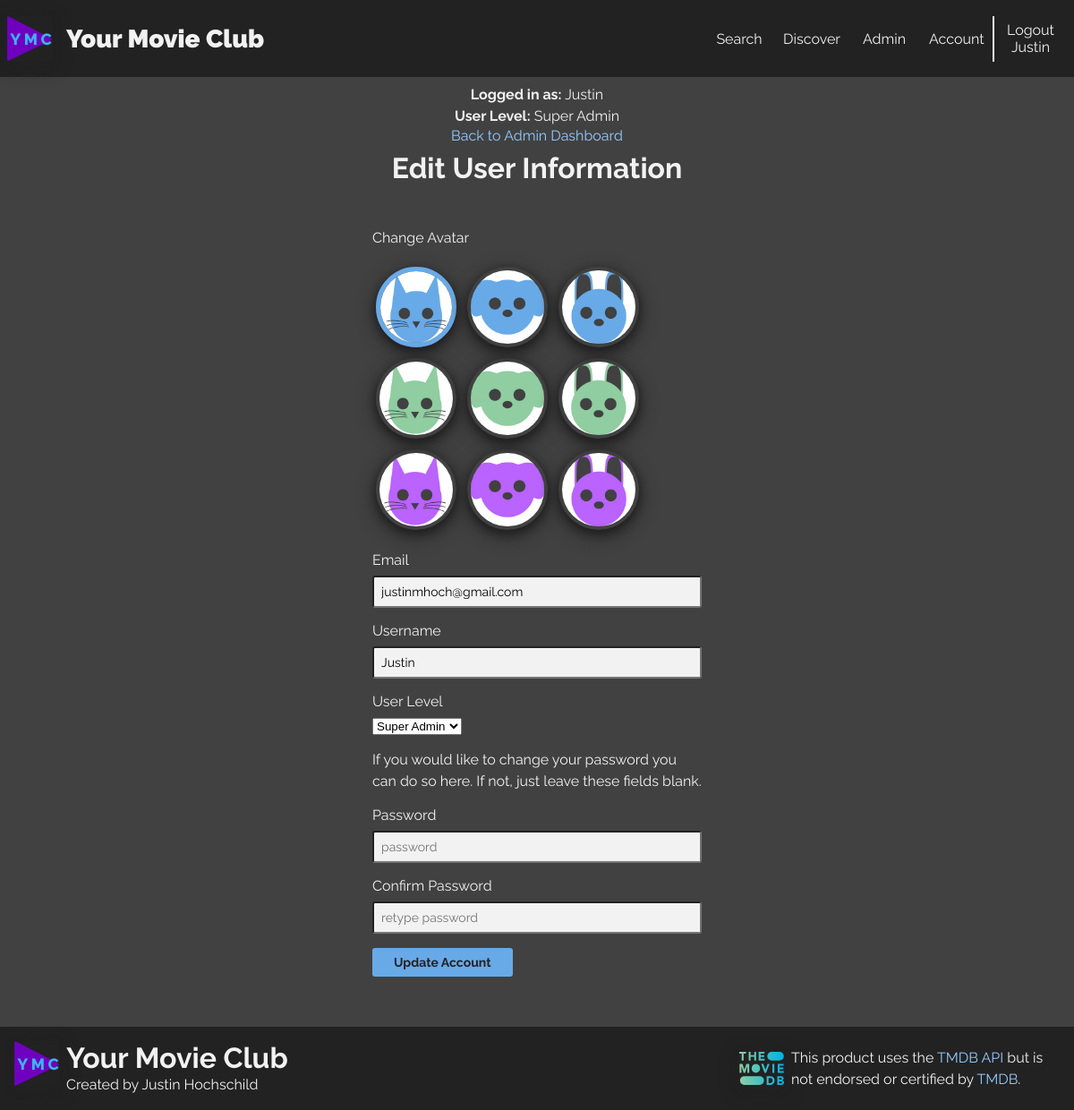
Screenshot of /admin/edit-user?id=1 (signed in) with the database file from the repository.
### tables this page shows
CREATE TABLE `users` (
  `id` int(11) NOT NULL,
  `username` varchar(255) DEFAULT NULL,
  `email` varchar(255) DEFAULT NULL,
  `password` varchar(255) DEFAULT NULL,
  `date_created` date DEFAULT NULL,
  `user_level` int(11) DEFAULT NULL,
  `avatar_path` varchar(255) DEFAULT NULL
);

### private/initialize.php (called while the page is built, shortened)
<?php
  require_once('functions.php');
  include('classes/databaseobject.class.php');
  include('classes/user.class.php');
  include('classes/session.class.php');
  $session = new Session;
?>

### private/classes/session.class.php (called while the page is built, shortened)
<?php
class Session {
  public $user_id;
  public $user_level;
  private $last_login;
  public function get_level_name() {
    return self::USER_LEVEL_NAME[$this->user_level];
  }
  public function is_logged_in() {
    return isset($this->user_id) && $this->last_login_is_recent();
  }
  public function is_admin() {
    return $this->user_level == 2 || $this->user_level == 3 ? true : false;
  }
  private function check_stored_login() {
    if(isset($_SESSION['user_id'])) {
      $this->user_id = $_SESSION['user_id'];
      $this->username = $_SESSION['username'];
      $this->user_level = $_SESSION['user_level'];
      $this->last_login = $_SESSION['last_login'];
    }
  }
  private function last_login_is_recent() {
    if(!isset($this->last_login)) {
      return false;
    } elseif(($this->last_login + self::MAX_LOGIN_AGE) < time()) {
      return false;
    } else {
      return true;
    }
  }
}
?>

### private/classes/databaseobject.class.php (called while the page is built, shortened)
<?php
class DatabaseObject {
  static protected $database;
  static protected $table_name = "";
  static public function set_database($database) {
    self::$database = $database;
  }
  static public function find_by_sql($sql) {
    $result = self::$database->query($sql);
    $object_array = [];
    while($record = $result->fetch(PDO::FETCH_ASSOC)) {
        $object_array[] = static::instantiate($record);
    }
    return $object_array;
  }
  static public function find_by_id($id) {
    $sql = "SELECT * FROM " . static::$table_name . " ";
    $sql .= "WHERE id=" . self::$database->quote($id);
    $object_array = static::find_by_sql($sql);
    if(!empty($object_array)) {
      return array_shift($object_array);
    } else {
      return false;
    }
  }
  static public function instantiate($record) {
    $object = new static;
    foreach($record as $property => $value) {
      if(property_exists($object, $property)) {
        $object->$property = $value;
      }
    }
    return $object;
  }
}
?>

### private/functions.php (called while the page is built, shortened)
<?php
function h($string="") {
  return htmlspecialchars($string);
}
?>

### private/classes/user.class.php (called while the page is built, shortened)
<?php
class User extends DatabaseObject {
  public function __construct($args=[]) {
    $this->unhashed_password = $args['unhashed_password'] ?? '';
    $this->confirm_password = $args['confirm_password'] ?? '';
  }
}
?>

### admin/edit-user.php (the view, shortened to what this page needs)
<?php
require_once('../private/initialize.php');
$id = $_GET['id'];
$user = User::find_by_id($id);
$admin_title='Edit User Information';
include(SHARED_PATH . '/header.php');
include(SHARED_PATH . '/admin-header.php');
?>
<div class="forms">
  <form action="/admin/edit-user?id=<?php echo $id; ?>" method="post">
    <p>Change Avatar</p>
    <div id="avatar">
      <label class="avatar-radio" for="avatar1">
        <img src="/images/user/blue-cat.webp" alt="blue cat avatar" height="250" width="250" loading=“lazy” decoding=“async>
      </label>
      <label class="avatar-radio" for="avatar2">
        <img src="/images/user/blue-dog.webp" alt="blue dog avatar" height="250" width="250" loading=“lazy” decoding=“async>
      </label>
      <label class="avatar-radio" for="avatar3">
        <img src="/images/user/blue-rabbit.webp" alt="blue rabbit avatar" height="250" width="250" loading=“lazy” decoding=“async>
      </label>
      <label class="avatar-radio" for="avatar4">
        <img src="/images/user/green-cat.webp" alt="green cat avatar" height="250" width="250" loading=“lazy” decoding=“async>
      </label>
      <label class="avatar-radio" for="avatar5">
        <img src="/images/user/green-dog.webp" alt="green dog avatar" height="250" width="250" loading=“lazy” decoding=“async>
      </label>
      <label class="avatar-radio" for="avatar6">
        <img src="/images/user/green-rabbit.webp" alt="green rabbit avatar" height="250" width="250" loading=“lazy” decoding=“async>
      </label>
      <label class="avatar-radio" for="avatar7">
        <img src="/images/user/purple-cat.webp" alt="purple cat avatar" height="250" width="250" loading=“lazy” decoding=“async>
      </label>
      <label class="avatar-radio" for="avatar8">
        <img src="/images/user/purple-dog.webp" alt="purple dog avatar" height="250" width="250" loading=“lazy” decoding=“async>
      </label>
      <label class="avatar-radio" for="avatar9">
        <img src="/images/user/purple-rabbit.webp" alt="purple rabbit avatar" height="250" width="250" loading=“lazy” decoding=“async>
      </label>
    </div>
    <label for="email">Email</label>
    <input type="text" id="email" placeholder="Email" name="user[email]" value="<?php echo h($user->email); ?>">
    <label for="username">Username</label>
    <input type="text" id="username" placeholder="Username" name="user[username]" value="<?php echo h($user->username); ?>">
    <label for="user-level">User Level</label>
    <select name="user[user_level]" id="user-level">
      <?php if($session->user_level == 3){ ?>
        <option value="3" <?php echo $user->user_level == 3 ? 'selected' : '' ?>>Super Admin</option>
      <?php } ?>
    </select>
    <p>If you would like to change your password you can do so here. If not, just leave these fields blank.</p>
    <label for="password">Password</label>
    <input type="password" id="password" placeholder="password" name="user[unhashed_password]" value="<?php echo h($user->unhashed_password); ?>">
    <label for="confirm-password">Confirm Password</label>
    <input type="password" id="confirm-password" placeholder="retype password" name="user[confirm_password]" value="<?php echo h($user->confirm_password); ?>">
    <button type="submit">Update Account</button>
  </form>
</div>
</div>
<?php
include(SHARED_PATH . '/footer.php');
?>

### private/shared/header.php (shortened to what this page needs)
<!DOCTYPE html>
<html lang="en">
  <head>
    <link rel="stylesheet" href="/css/style.min.css">
  </head>
  <body>
    <div class="wrapper">
      <header>
        <nav>
          <a href="/" class="logo-a" name="Home">
            <img src="/images/logo/logo.png" alt="Your Movie Club Logo" height="150" width="150" loading=“lazy” decoding=“async”>
            <h1>Your Movie Club</h1>
          </a>
          <ul class="menu">
            <li class="nav-link"><a href="/search">Search</a></li>
            <li class="nav-link"><a href="/discover">Discover</a></li>
            <?php if($session->is_logged_in()) { ?>
              <?php if($session->is_admin()){ ?>
                <li class="nav-link">
                  <a href="/admin">Admin</a>
                </li>
              <?php } ?>
              <li class="nav-link" id="nav-account-link">
                <a href="/account">Account</a>
              </li>
              <li class="nav-link" id="nav-logout"><a href="/logout">Logout <?php echo $session->username ?></a></li>
            <?php } else { ?>
            <li class="nav-link"><a href="/login">Login</a></li>
            <li class="nav-link"><a href="/signup">SignUp</a></li>
            <?php } ?>
          </ul>
        </nav>
      </header>
      <main>

### private/shared/admin-header.php
<div class="admin-page">
  <div class="admin-header">
    <p><span>Logged in as:</span> <?php echo h($session->username) ?></p>
    <p><span>User Level:</span> <?php echo h($session->get_level_name()) ?></p>
    <?php if($admin_title !== 'Admin Dashboard'){ ?>
      <a href="/admin">Back to Admin Dashboard</a>
      <?php } ?>
    <h2><?php echo h($admin_title) ?></h2>
  </div>

### rows the page displays
users: username "Justin", user_level "Super Admin", email "justinmhoch@gmail.com"

### other values shown
$admin_title "Edit User Information"
